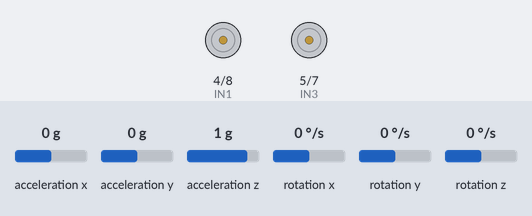
Bench run of a sketch on a simulated Arduino Nano, built with avr-gcc and run on an emulated ATmega328P. Parts: motor-driver pin pairs drawn as motors (green arrow = first pin HIGH = forward, orange = second pin HIGH = backward, longer = more drive, scaled by the enable pin). Wiring (inferred from the names in the program): MPU-6050 motion sensor at I2C address 0x68. The inputs (shaded band) are chosen by the test bench; at power-on: acceleration x 0 g, rotation y 0 °/s, acceleration z 1 g, acceleration y 0 g, rotation x 0 °/s, rotation z 0 °/s.

Above: at 2.9 s.
3.0 s: acceleration x set to -1.4 g
At 3.15 s:
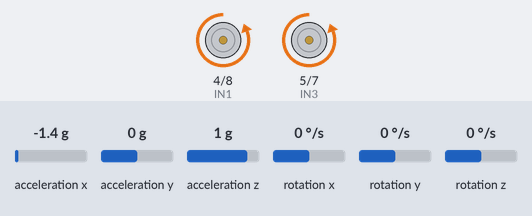
4.7 s: acceleration x set to 0.8 g
At 5.29 s:
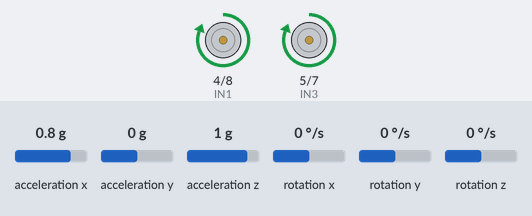
7.0 s: acceleration x set to 0.6 g
At 7.8 s:
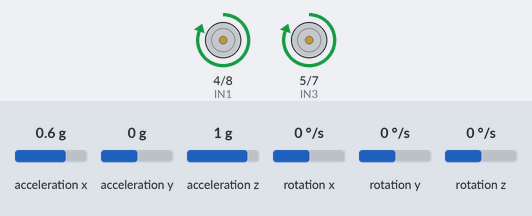
8.5 s: rotation y set to 44 °/s
11.5 s: acceleration z set to 1.4 g
14.5 s: rotation y set to -192 °/s
At 15.9 s:
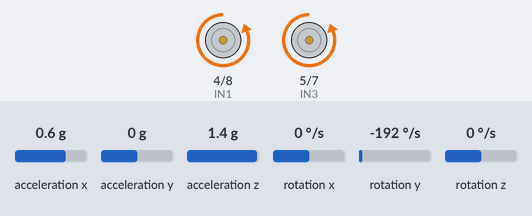
Timing chart, 0 to 17.5 s (numbered marks = the images above; inputs shaded):
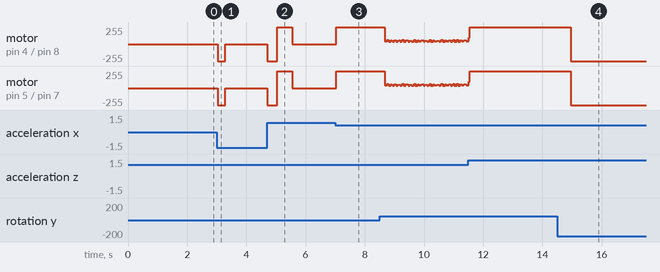

The sketch:

mpu6050_self_balancing.ino
```cpp
// Arduino sketch for a two-wheel self-balancing robot: defines motor/MPU pin mappings, PID and complementary-filter tuning constants, and helper functions to write to and read raw sensor data from the MPU-6050 over I2C.
//
// Full tutorial: https://shillehtek.com/blogs/news/arduino-nano-mpu6050-self-balancing-robot
// Parts used: https://shillehtek.com/products/arduino-nano-v3-presoldered-ch340g-atmega328p
//             https://shillehtek.com/products/mpu-6050-pre-soldered-6-dof-accelerometer
//             https://shillehtek.com/products/shillehtek-l298n-motor-driver-controller-board
// More examples: https://github.com/shillehbean/shillehtek-examples
//

#include <Wire.h>
const int ENA = 3, IN1 = 4, IN2 = 8, IN3 = 5, IN4 = 7, ENB = 6;
const uint8_t MPU = 0x68;

// ---- tuning (see Step 5) ----
float Kp = 20.0, Ki = 150.0, Kd = 0.6;
float setpoint  = 0.0;          // degrees: the angle at which the robot is truly balanced
const int   MIN_PWM    = 40;    // motors don't turn below this
const float FALL_ANGLE = 35.0;  // give up beyond this

float angle = 0, integral = 0, lastErr = 0, gyroOffset = 0;
unsigned long lastUs;

void mpuWrite(uint8_t reg, uint8_t val) {
  Wire.beginTransmission(MPU); Wire.write(reg); Wire.write(val); Wire.endTransmission();
}
void mpuRead(int16_t& ax, int16_t& az, int16_t& gy) {
  Wire.beginTransmission(MPU); Wire.write(0x3B); Wire.endTransmission(false);
  Wire.requestFrom(MPU, (uint8_t)14);
  ax = Wire.read() << 8 | Wire.read();  Wire.read(); Wire.read();   // ax, (ay skipped)
  az = Wire.read() << 8 | Wire.read();
  Wire.read(); Wire.read();                                        // temperature
  Wire.read(); Wire.read();                                        // gx
  gy = Wire.read() << 8 | Wire.read();                              // gyro around the axle
  Wire.read(); Wire.read();                                        // gz
}

void drive(int pwm) {                       // -215..215, positive = forward
  bool fwd = pwm > 0; pwm = abs(pwm);
  if (pwm > 0) pwm = constrain(pwm + MIN_PWM, 0, 255);   // jump over the dead band
  digitalWrite(IN1, fwd);  digitalWrite(IN2, !fwd);
  digitalWrite(IN3, fwd);  digitalWrite(IN4, !fwd);
  analogWrite(ENA, pwm);   analogWrite(ENB, pwm);
}

void setup() {
  pinMode(ENA, OUTPUT); pinMode(ENB, OUTPUT);
  pinMode(IN1, OUTPUT); pinMode(IN2, OUTPUT); pinMode(IN3, OUTPUT); pinMode(IN4, OUTPUT);
  Wire.begin(); Wire.setClock(400000);
  mpuWrite(0x6B, 0x00);        // wake up
  mpuWrite(0x1B, 0x00);        // gyro  +/-250 deg/s  -> 131 LSB per deg/s
  mpuWrite(0x1C, 0x00);        // accel +/-2 g
  mpuWrite(0x1A, 0x03);        // 44 Hz low-pass filter
  delay(500);
  long sum = 0;                // gyro offset: keep the robot still for one second after power-up
  for (int i = 0; i < 500; i++) { int16_t ax, az, gy; mpuRead(ax, az, gy); sum += gy; delay(2); }
  gyroOffset = sum / 500.0;
  lastUs = micros();
}

void loop() {
  int16_t ax, az, gy; mpuRead(ax, az, gy);
  unsigned long now = micros(); float dt = (now - lastUs) / 1e6; lastUs = now;

  float accAngle = atan2((float)ax, (float)az) * 57.296;            // lean angle from gravity
  float gyroRate = (gy - gyroOffset) / 131.0;                        // deg/s
  angle = 0.98 * (angle + gyroRate * dt) + 0.02 * accAngle;          // complementary filter

  if (abs(angle) > FALL_ANGLE) { drive(0); integral = 0; lastErr = 0; return; }   // fallen over

  float err = angle - setpoint;                                      // positive = leaning forward
  integral = constrain(integral + err * dt, -30, 30);
  float deriv = (err - lastErr) / dt; lastErr = err;
  float out = Kp * err + Ki * integral + Kd * deriv;
  drive(constrain(out, -215, 215));                                  // drive INTO the lean

  while (micros() - lastUs < 5000) {}                                // fixed 200 Hz loop
}
```

Measured:
- after the input at 3.0 s, motor on pin 4 (IN1) / pin 8 (IN2), motor on pin 5 (IN3) / pin 7 (IN4): stopped → backward 255/255 at once, → stopped 0.26 s later
- after the input at 4.7 s, motor on pin 4 (IN1) / pin 8 (IN2), motor on pin 5 (IN3) / pin 7 (IN4): stopped → backward 255/255 at once, → forward 255/255 0.34 s later, → stopped 0.50 s later
- after the input at 7.0 s, motor on pin 4 (IN1) / pin 8 (IN2), motor on pin 5 (IN3) / pin 7 (IN4): stopped → forward 255/255 at once
- after the input at 14.5 s, motor on pin 4 (IN1) / pin 8 (IN2), motor on pin 5 (IN3) / pin 7 (IN4): forward 255/255 → backward 255/255 after 0.46 s
